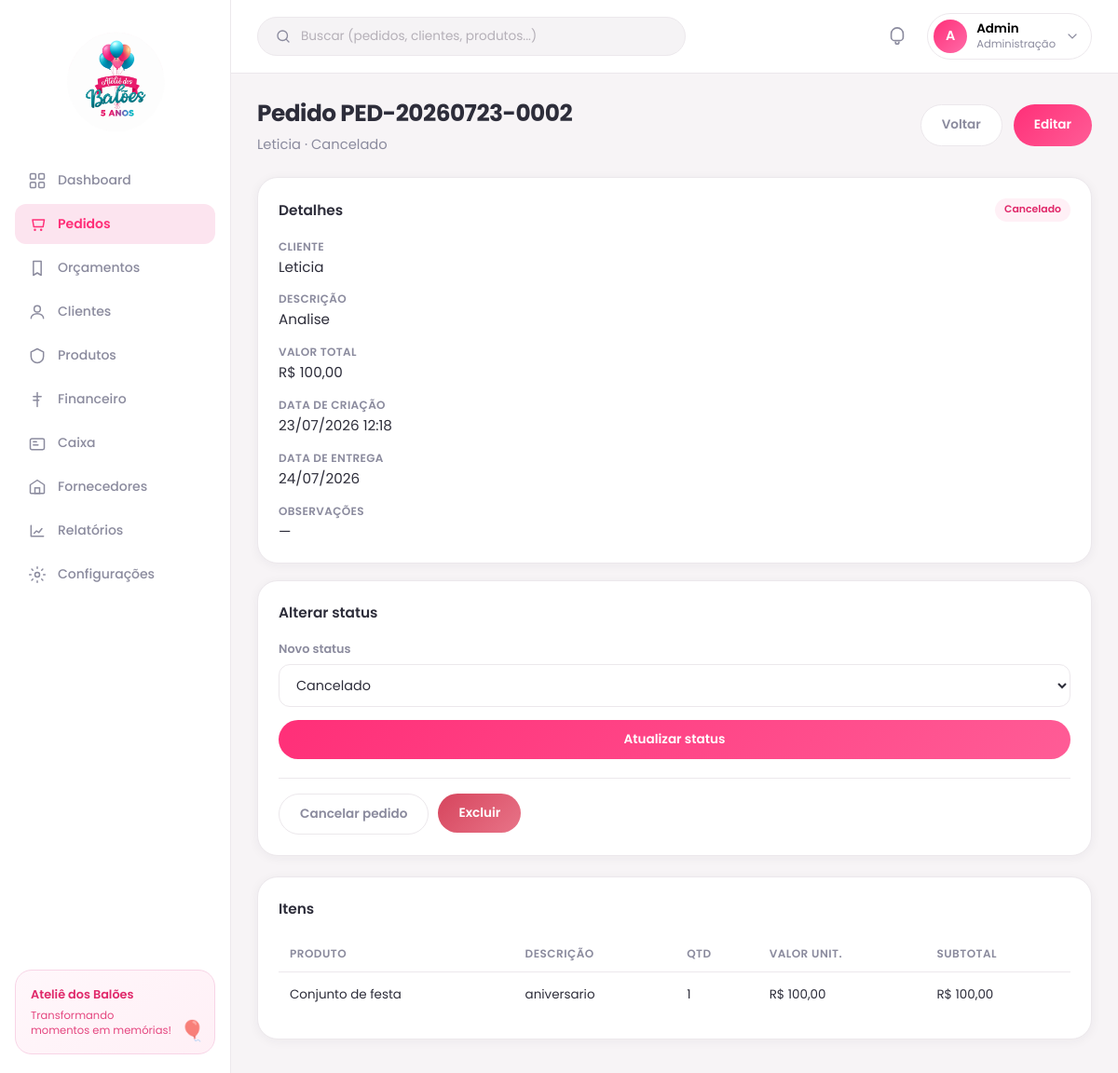
The app's page /pedidos/3/ (signed in) with its own data.
### pedidos/models.py (models this page shows, shortened)
class Pedido(models.Model):
    numero = models.CharField('Número', max_length=20, unique=True, editable=False)
    cliente = models.CharField('Cliente', max_length=200)
    descricao = models.CharField('Descrição', max_length=255)
    status = models.CharField(
        'Status',
        max_length=20,
        choices=StatusPedido.choices,
        default=StatusPedido.AGUARDANDO,
        db_index=True,
    )
    valor_total = models.DecimalField(
        'Valor total',
        max_digits=12,
        decimal_places=2,
        default=Decimal('0.00'),
    )
    data_criacao = models.DateTimeField('Data de criação', auto_now_add=True)
    data_atualizacao = models.DateTimeField('Data de atualização', auto_now=True)
    data_entrega = models.DateField('Data de entrega', null=True, blank=True)
    observacoes = models.TextField('Observações', blank=True)
    criado_por = models.ForeignKey(
        settings.AUTH_USER_MODEL,
        on_delete=models.SET_NULL,
        null=True,
        blank=True,
        related_name='pedidos_criados',
        verbose_name='Criado por',
    )
    class Meta:
        ordering = ['-data_criacao']
        verbose_name = 'Pedido'
        verbose_name_plural = 'Pedidos'
    @property
    def status_badge_class(self):
        return {
            StatusPedido.AGUARDANDO: 'orange',
            StatusPedido.EM_ANDAMENTO: 'blue',
            StatusPedido.CONCLUIDO: 'green',
            StatusPedido.CANCELADO: 'pink',
        }.get(self.status, 'orange')
    @property
    def valor_formatado(self):
        value = self.valor_total or Decimal('0.00')
        return f'R$ {value:,.2f}'.replace(',', 'X').replace('.', ',').replace('X', '.')

class ItemPedido(models.Model):
    pedido = models.ForeignKey(
        Pedido,
        on_delete=models.CASCADE,
        related_name='itens',
        verbose_name='Pedido',
    )
    produto = models.CharField('Produto', max_length=200, blank=True)
    descricao = models.CharField('Descrição', max_length=255)
    quantidade = models.PositiveIntegerField('Quantidade', default=1)
    valor_unitario = models.DecimalField('Valor unitário', max_digits=12, decimal_places=2)
    subtotal = models.DecimalField('Subtotal', max_digits=12, decimal_places=2, editable=False)
    class Meta:
        verbose_name = 'Item do pedido'
        verbose_name_plural = 'Itens do pedido'

### pedidos/views.py (the view)
# urls.py: path('<int:pk>/', views.detalhar_pedido, name='detalhar'),
@login_required(login_url='login')
def detalhar_pedido(request, pk):
    pedido = get_object_or_404(
        Pedido.objects.prefetch_related('itens'),
        pk=pk,
    )
    context = {
        **_layout_context(request.user),
        'pedido': pedido,
        'status_form': AlterarStatusForm(initial={'status': pedido.status}),
    }
    return render(request, 'pedidos/detalhe_pedido.html', context)

### pedidos/forms.py
class AlterarStatusForm(forms.Form):
    status = forms.ChoiceField(choices=StatusPedido.choices)

### dash/views.py (called while the page is built)
def _display_name(user):
    if user.get_full_name():
        return user.get_full_name()
    if user.first_name:
        return user.first_name
    return user.username.capitalize()

def _user_role(user):
    if user.is_superuser or user.is_staff:
        return 'Administração'
    return 'Operação'

### pedidos/views.py (called while the page is built)
def _layout_context(user, active_nav='pedidos'):
    return {
        'display_name': _display_name(user),
        'user_role': _user_role(user),
        'active_nav': active_nav,
    }

### pedidos/templates/pedidos/detalhe_pedido.html (shortened to what this page needs)
{% extends "dash/base_dashboard.html" %}
{% load static %}
{% block extra_css %}
<link rel="stylesheet" href="{% static 'pedidos/css/pedidos.css' %}">
{% endblock %}
{% block content %}
<div class="pedidos-page">
    <section class="page-header pedidos-header">
        <div class="page-header__text">
            <h1>Pedido {{ pedido.numero }}</h1>
            <p>{{ pedido.cliente }} · {{ pedido.get_status_display }}</p>
        </div>
        <div class="page-header__actions pedidos-header-actions">
            <a href="{% url 'pedidos:dashboard' %}" class="btn btn--ghost">Voltar</a>
            <a href="{% url 'pedidos:editar' pedido.pk %}" class="btn btn--pink">Editar</a>
        </div>
    </section>
    <div class="content-grid content-grid--2">
        <article class="card">
            <header class="card__header">
                <h2 class="card__title">Detalhes</h2>
                <span class="badge badge--{{ pedido.status_badge_class }} pedido-status-badge">
                    {{ pedido.get_status_display }}
                </span>
            </header>
            <dl class="detail-list">
                <div>
                    <dt>Cliente</dt>
                    <dd>{{ pedido.cliente }}</dd>
                </div>
                <div>
                    <dt>Descrição</dt>
                    <dd>{{ pedido.descricao }}</dd>
                </div>
                <div>
                    <dt>Valor total</dt>
                    <dd>{{ pedido.valor_formatado }}</dd>
                </div>
                <div>
                    <dt>Data de criação</dt>
                    <dd>{{ pedido.data_criacao|date:"d/m/Y H:i" }}</dd>
                </div>
                <div>
                    <dt>Data de entrega</dt>
                    <dd>{% if pedido.data_entrega %}{{ pedido.data_entrega|date:"d/m/Y" }}{% else %}—{% endif %}</dd>
                </div>
                <div>
                    <dt>Observações</dt>
                    <dd>{% if pedido.observacoes %}{{ pedido.observacoes }}{% else %}—{% endif %}</dd>
                </div>
            </dl>
        </article>
        <article class="card">
            <header class="card__header">
                <h2 class="card__title">Alterar status</h2>
            </header>
            <form method="post" action="{% url 'pedidos:alterar_status' pedido.pk %}" class="status-form">
                <div class="form-field">
                    <label class="form-field__label" for="id_status">Novo status</label>
                    <select name="status" id="id_status" class="form-field__input">
                        {% for value, label in status_form.fields.status.choices %}
                        <option value="{{ value }}"{% if value == pedido.status %} selected{% endif %}>{{ label }}</option>
                        {% endfor %}
                    </select>
                </div>
                <button type="submit" class="btn btn--pink">Atualizar status</button>
            </form>
            <div class="detail-actions">
                <form method="post" action="{% url 'pedidos:cancelar' pedido.pk %}" onsubmit="return confirm('Cancelar este pedido?');">
                    <button type="submit" class="btn btn--ghost">Cancelar pedido</button>
                </form>
                <form method="post" action="{% url 'pedidos:excluir' pedido.pk %}" onsubmit="return confirm('Excluir permanentemente este pedido?');">
                    <button type="submit" class="btn btn--danger">Excluir</button>
                </form>
            </div>
        </article>
    </div>
    <article class="card">
        <header class="card__header">
            <h2 class="card__title">Itens</h2>
        </header>
        <div class="table-wrap">
            <table class="data-table">
                <thead>
                    <tr>
                        <th>Produto</th>
                        <th>Descrição</th>
                        <th>Qtd</th>
                        <th>Valor unit.</th>
                        <th>Subtotal</th>
                    </tr>
                </thead>
                <tbody>
                    {% for item in pedido.itens.all %}
                    <tr>
                        <td>{{ item.produto|default:"—" }}</td>
                        <td>{{ item.descricao }}</td>
                        <td>{{ item.quantidade }}</td>
                        <td>R$ {{ item.valor_unitario|floatformat:2 }}</td>
                        <td>R$ {{ item.subtotal|floatformat:2 }}</td>
                    </tr>
                    {% empty %}
                    <tr>
                        <td colspan="5">
                            <div class="empty-state"><p>Nenhum item neste pedido.</p></div>
                        </td>
                    </tr>
                    {% endfor %}
                </tbody>
            </table>
        </div>
    </article>
</div>
{% endblock %}

### dash/templates/dash/partials/_topbar.html (shortened to what this page needs)
<header class="topbar">
    <div class="topbar__left">
        <div class="search-box">
            <svg viewBox="0 0 24 24" fill="none" aria-hidden="true">
                <circle cx="11" cy="11" r="7" stroke="currentColor" stroke-width="1.8"/>
                <path d="M20 20l-3.5-3.5" stroke="currentColor" stroke-width="1.8" stroke-linecap="round"/>
            </svg>
            <input
                type="search"
                id="global-search"
                name="q"
                placeholder="Buscar (pedidos, clientes, produtos...)"
                autocomplete="off"
                aria-label="Buscar pedidos, clientes e produtos"
            >
        </div>
    </div>
    <div class="topbar__actions">
        <button type="button" class="icon-btn" id="notifications-btn" aria-label="Notificações">
            <svg viewBox="0 0 24 24" fill="none" aria-hidden="true">
                <path d="M15 17H9c-2.2 0-4-1.8-4-4V9a7 7 0 1114 0v4c0 2.2-1.8 4-4 4z" stroke="currentColor" stroke-width="1.8"/>
                <path d="M10 19a2 2 0 004 0" stroke="currentColor" stroke-width="1.8" stroke-linecap="round"/>
            </svg>
        </button>
        <div class="user-menu" id="user-menu">
            <button type="button" class="user-menu__toggle" id="user-menu-toggle" aria-expanded="false" aria-haspopup="true">
                <span class="user-avatar">{{ display_name|slice:":1" }}</span>
                <span class="user-info">
                    <strong>{{ display_name }}</strong>
                    <span>{{ user_role }}</span>
                </span>
                <svg class="user-menu__chevron" viewBox="0 0 24 24" fill="none" aria-hidden="true">
                    <path d="M6 9l6 6 6-6" stroke="currentColor" stroke-width="1.8" stroke-linecap="round"/>
                </svg>
            </button>
        </div>
    </div>
</header>

### pedidos/static/pedidos/css/pedidos.css (style rules this page uses)
.badge--pink { background: var(--pink-soft); color: var(--pink-dark); }
.btn--ghost { background: var(--white); color: var(--text-muted); border: 1px solid var(--border); }
.btn--danger { background: linear-gradient(135deg, #d6455d, #e87488); color: var(--white); }
.form-field { display: flex; flex-direction: column; gap: 6px; }
.form-field__label { font-size: 0.8rem; font-weight: 600; color: var(--text-muted); }
.form-field__input, .form-field__textarea { width: 100%; padding: 11px 14px; border: 1px solid var(--border); border-radius: 12px; font: inherit; font-size: 0.9rem; color: var(--text); background: var(--white); outline: none; transition: border-color var(--transition), box-shadow var(--transition); }
.detail-list { display: grid; gap: 14px; }
.detail-list dt { font-size: 0.75rem; color: var(--text-muted); font-weight: 600; text-transform: uppercase; letter-spacing: 0.03em; }
.detail-list dd { margin-top: 2px; font-size: 0.95rem; }
.status-form { display: grid; gap: 14px; margin-bottom: 20px; }
.detail-actions { display: flex; flex-wrap: wrap; gap: 10px; padding-top: 16px; border-top: 1px solid var(--border); }

### records on screen
Pedido: numero "PED-20260723-0002", cliente "Leticia", status "Cancelado", descricao "Analise", valor_formatado "R$ 100,00", data_criacao "23/07/2026 12:18", data_entrega "24/07/2026"
ItemPedido: produto "Conjunto de festa", descricao "aniversario", quantidade "1", valor_unitario "100,00", subtotal "100,00"

### other values on screen
{{ display_name|slice:":1" }} "A"
{{ display_name }} "Admin"
{{ user_role }} "Administração"
